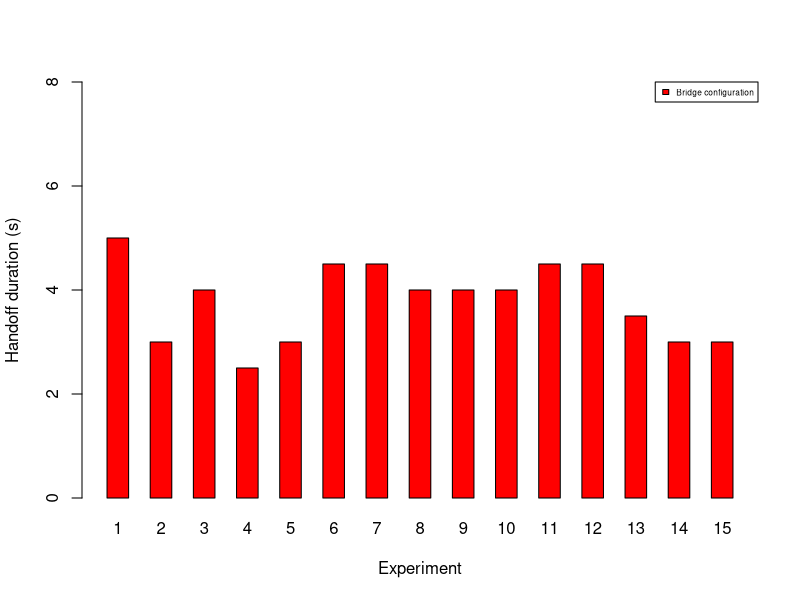

Here is the R script that generated this plot:
#gaps_br<-c(7, 7.5, 7.5, 4.5, 9)
gaps_flow<-c(5, 3, 4, 2.5, 3, 4.5, 4.5, 4, 4, 4, 4.5, 4.5, 3.5, 3, 3)
#gaps<-rbind(gaps_br, gaps_flow)
gaps<-rbind(gaps_flow)
pdf(file="/home/prithvirajhi/new_thesis/Thesis/new_script/R/Bridgeduration.pdf", width=8, height=3.5)
barplot(gaps, xlab="Experiment", ylab="Handoff duration (s)", col=c("red"), beside=TRUE, ylim=c(0, 8), names.arg=c("1", "2", "3", "4", "5", "6", "7", "8", "9", "10", "11", "12", "13", "14", "15"), legend.text=c("Bridge configuration"), args.legend=list(x="topright", cex=0.5))
dev.off()
